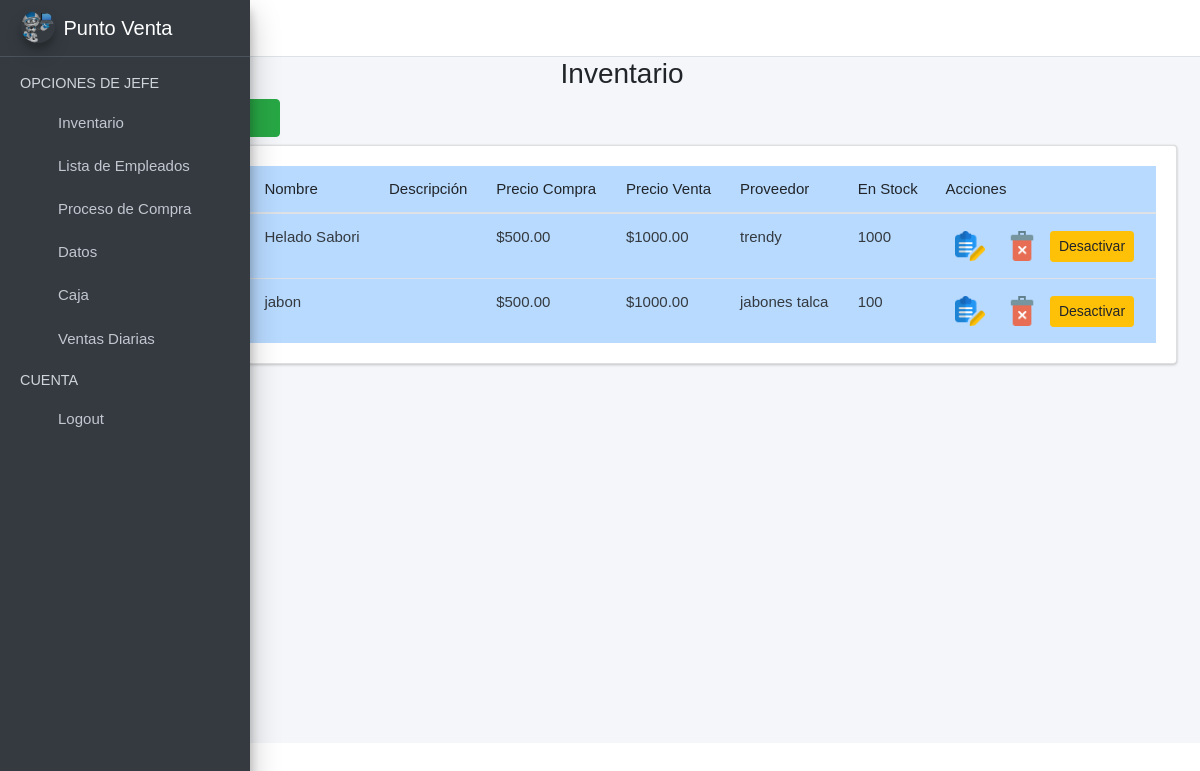
The app's page /productos/ (signed in) with its own data.
### products/models.py (models this page shows, shortened)
class Producto(models.Model):
    nombre = models.CharField(max_length=200)
    descripcion = models.TextField(blank=True, null=True)
    precio_compra = models.DecimalField(max_digits=10, decimal_places=2, blank=True, null=True)
    precio_venta = models.DecimalField(max_digits=10, decimal_places=2)
    proveedor = models.CharField(max_length=200)
    en_stock = models.IntegerField(default=0)
    is_active = models.BooleanField(default=True)

### products/views.py (the view)
# urls.py: path('', views.productos_view, name='productos_view'),
def productos_view(request):
    productos = Producto.objects.all()
    form_productos = AddProductoForm()
    form_edit = Editarinventarioform()
    context = {
        "productos": productos,
        "form_add": form_productos,
        "form_edit": form_edit,
    }
    return render(request, 'products/productos.html', context)

### products/templates/products/productos.html (shortened to what this page needs)
{% extends "jefe.html" %}
{% load static %}
{% load widget_tweaks %}
{% block content %}
<link rel="stylesheet" href="{% static 'index/css/b4.css' %}">
<div class="row">
    <div class="col-md-12">
        <h3 class="text-center">Inventario <i class="fas fa-users"></i></h3>
        <div class="col-md-3 pb-2">
            <a href="#AgregarProductoModal" data-toggle="modal" data-dismiss="modal">
                <button type="button" class="btn btn-success">
                    <i class="fas fa-plus-circle"></i>
                </button>
            </a>
        </div>
        <div class="card card-body" style="overflow:scroll">
            <table class="table table-hover table-primary" id="myTable">
                <thead>
                    <tr>
                        <th>ID</th>
                        <th>Categoría</th>
                        <th>Nombre</th>
                        <th>Descripción</th>
                        <th>Precio Compra</th>
                        <th>Precio Venta</th>
                        <th>Proveedor</th>
                        <th>En Stock</th>
                        <th>Acciones</th>
                    </tr>
                </thead>
                <tbody class="text-dark">
                    {% for item in productos %}
                    <tr>
                        <td>{{ item.id }}</td>
                        <td>{{ item.categoria.nombre }}</td>
                        <td>{{ item.nombre }}</td>
                        <td>{{ item.descripcion }}</td>
                        <td>${{ item.precio_compra|floatformat:2 }}</td>
                        <td>${{ item.precio_venta|floatformat:2 }}</td>
                        <td>{{ item.proveedor }}</td>
                        <td>{{ item.en_stock }}</td>
                        <td>
                            <button onclick="editarPersonal('{{ item.id }}', '{{ item.nombre }}', '{{ item.descripcion }}', '{{ item.precio_compra }}', '{{ item.precio_venta }}', '{{ item.proveedor }}', '{{ item.en_stock }}')" class="btn btn-dark-outline btn-sm" data-toggle="modal" href="#EditarProductoModal">
                                <img src="{% static 'index/img/editar.png' %}" alt="Error" width="30">
                            </button>
                            <button onclick="eliminarProducto('{{ item.id }}')" class="btn btn-dark-outline btn-sm" data-toggle="modal" href="#EliminarPersonalModal">
                                <img src="{% static 'index/img/delete.png' %}" alt="Error" width="30">
                            </button>
                            {% if item.is_active %}
                            <form method="POST" action="{% url 'desactivar_producto' item.id %}" style="display:inline;">
                                <button type="submit" class="btn btn-warning btn-sm">Desactivar</button>
                            </form>
                            {% else %}
                            <form method="POST" action="{% url 'activar_producto' item.id %}" style="display:inline;">
                                {% csrf_token %}
                                <button type="submit" class="btn btn-success btn-sm">Activar</button>
                            </form>
                            {% endif %}
                        </td>
                    </tr>
                    {% endfor %}
                </tbody>
            </table>
        </div>
    </div>
</div>
{% endblock %}

### static/index/css/main.css (style rules this page uses)
table, th, td { font-weight: 100; font-size:15px; }
body { font-family: Arial, Helvetica, sans-serif !important; }

### records on screen
Producto: nombre "Helado Sabori", precio_compra "500.00", precio_venta "1000.00", proveedor "trendy", en_stock "1000", is_active "Desactivar"
Producto: nombre "jabon", precio_compra "500.00", precio_venta "1000.00", proveedor "jabones talca", en_stock "100", is_active "Desactivar"
